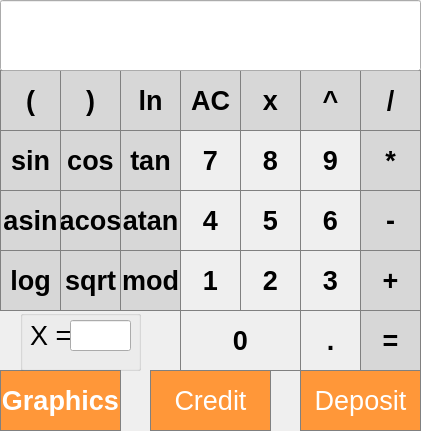
<?xml version="1.0" encoding="UTF-8"?>
<ui version="4.0">
 <class>MainWindow</class>
 <widget class="QMainWindow" name="MainWindow">
  <property name="geometry">
   <rect>
    <x>0</x>
    <y>0</y>
    <width>421</width>
    <height>431</height>
   </rect>
  </property>
  <property name="windowTitle">
   <string>MainWindow</string>
  </property>
  <widget class="QWidget" name="centralwidget">
   <widget class="QPushButton" name="pushButton_divide">
    <property name="geometry">
     <rect>
      <x>360</x>
      <y>70</y>
      <width>61</width>
      <height>61</height>
     </rect>
    </property>
    <property name="font">
     <font>
      <pointsize>20</pointsize>
      <bold>true</bold>
     </font>
    </property>
    <property name="styleSheet">
     <string notr="true">QPushButton {
  background-color: rgb(215, 215, 215);
  border: 1px solid gray;
}
QPushButton:pressed {
    background-color: qlineargradient(x1: 0, y1: 0, x2: 0, y2: 1,
                                      stop: 0 #BEBEBE, stop: 1 #D7D7D7);
}</string>
    </property>
    <property name="text">
     <string>/</string>
    </property>
   </widget>
   <widget class="QPushButton" name="pushButton_mult">
    <property name="geometry">
     <rect>
      <x>360</x>
      <y>130</y>
      <width>61</width>
      <height>61</height>
     </rect>
    </property>
    <property name="font">
     <font>
      <pointsize>20</pointsize>
      <bold>true</bold>
     </font>
    </property>
    <property name="styleSheet">
     <string notr="true">QPushButton {
  background-color: rgb(215, 215, 215);
  border: 1px solid gray;
}
QPushButton:pressed {
    background-color: qlineargradient(x1: 0, y1: 0, x2: 0, y2: 1,
                                      stop: 0 #BEBEBE, stop: 1 #D7D7D7);
}</string>
    </property>
    <property name="text">
     <string>*</string>
    </property>
   </widget>
   <widget class="QPushButton" name="pushButton_sub">
    <property name="geometry">
     <rect>
      <x>360</x>
      <y>190</y>
      <width>61</width>
      <height>61</height>
     </rect>
    </property>
    <property name="font">
     <font>
      <pointsize>20</pointsize>
      <bold>true</bold>
     </font>
    </property>
    <property name="styleSheet">
     <string notr="true">QPushButton {
  background-color: rgb(215, 215, 215);
  border: 1px solid gray;
}
QPushButton:pressed {
    background-color: qlineargradient(x1: 0, y1: 0, x2: 0, y2: 1,
                                      stop: 0 #BEBEBE, stop: 1 #D7D7D7);
}</string>
    </property>
    <property name="text">
     <string>-</string>
    </property>
   </widget>
   <widget class="QPushButton" name="pushButton_add">
    <property name="geometry">
     <rect>
      <x>360</x>
      <y>250</y>
      <width>61</width>
      <height>61</height>
     </rect>
    </property>
    <property name="font">
     <font>
      <pointsize>20</pointsize>
      <bold>true</bold>
     </font>
    </property>
    <property name="styleSheet">
     <string notr="true">QPushButton {
  background-color: rgb(215, 215, 215);
  border: 1px solid gray;
}
QPushButton:pressed {
    background-color: qlineargradient(x1: 0, y1: 0, x2: 0, y2: 1,
                                      stop: 0 #BEBEBE, stop: 1 #D7D7D7);
}</string>
    </property>
    <property name="text">
     <string>+</string>
    </property>
   </widget>
   <widget class="QPushButton" name="pushButton_equal">
    <property name="geometry">
     <rect>
      <x>360</x>
      <y>310</y>
      <width>61</width>
      <height>61</height>
     </rect>
    </property>
    <property name="font">
     <font>
      <pointsize>20</pointsize>
      <bold>true</bold>
     </font>
    </property>
    <property name="styleSheet">
     <string notr="true">QPushButton {
  background-color: rgb(215, 215, 215);
  border: 1px solid gray;
}
QPushButton:pressed {
    background-color: qlineargradient(x1: 0, y1: 0, x2: 0, y2: 1,
                                      stop: 0 #BEBEBE, stop: 1 #D7D7D7);
}</string>
    </property>
    <property name="text">
     <string>=</string>
    </property>
   </widget>
   <widget class="QPushButton" name="pushButton_9">
    <property name="geometry">
     <rect>
      <x>300</x>
      <y>130</y>
      <width>61</width>
      <height>61</height>
     </rect>
    </property>
    <property name="font">
     <font>
      <pointsize>20</pointsize>
      <bold>true</bold>
     </font>
    </property>
    <property name="styleSheet">
     <string notr="true">QPushButton {
   border: 1px solid gray;
}
QPushButton:pressed {
    background-color: qlineargradient(x1: 0, y1: 0, x2: 0, y2: 1,
                                      stop: 0 #dadbde, stop: 1 #f6f7fa);
}</string>
    </property>
    <property name="text">
     <string>9</string>
    </property>
   </widget>
   <widget class="QPushButton" name="pushButton_3">
    <property name="geometry">
     <rect>
      <x>300</x>
      <y>250</y>
      <width>61</width>
      <height>61</height>
     </rect>
    </property>
    <property name="font">
     <font>
      <pointsize>20</pointsize>
      <bold>true</bold>
     </font>
    </property>
    <property name="styleSheet">
     <string notr="true">QPushButton {
   border: 1px solid gray;
}
QPushButton:pressed {
    background-color: qlineargradient(x1: 0, y1: 0, x2: 0, y2: 1,
                                      stop: 0 #dadbde, stop: 1 #f6f7fa);
}</string>
    </property>
    <property name="text">
     <string>3</string>
    </property>
   </widget>
   <widget class="QPushButton" name="pushButton_dot">
    <property name="geometry">
     <rect>
      <x>300</x>
      <y>310</y>
      <width>61</width>
      <height>61</height>
     </rect>
    </property>
    <property name="font">
     <font>
      <pointsize>20</pointsize>
      <bold>true</bold>
     </font>
    </property>
    <property name="styleSheet">
     <string notr="true">QPushButton {
   border: 1px solid gray;
}
QPushButton:pressed {
    background-color: qlineargradient(x1: 0, y1: 0, x2: 0, y2: 1,
                                      stop: 0 #dadbde, stop: 1 #f6f7fa);
}</string>
    </property>
    <property name="text">
     <string>.</string>
    </property>
   </widget>
   <widget class="QPushButton" name="pushButton_6">
    <property name="geometry">
     <rect>
      <x>300</x>
      <y>190</y>
      <width>61</width>
      <height>61</height>
     </rect>
    </property>
    <property name="font">
     <font>
      <pointsize>20</pointsize>
      <bold>true</bold>
     </font>
    </property>
    <property name="styleSheet">
     <string notr="true">QPushButton {
   border: 1px solid gray;
}
QPushButton:pressed {
    background-color: qlineargradient(x1: 0, y1: 0, x2: 0, y2: 1,
                                      stop: 0 #dadbde, stop: 1 #f6f7fa);
}</string>
    </property>
    <property name="text">
     <string>6</string>
    </property>
   </widget>
   <widget class="QPushButton" name="pushButton_8">
    <property name="geometry">
     <rect>
      <x>240</x>
      <y>130</y>
      <width>61</width>
      <height>61</height>
     </rect>
    </property>
    <property name="font">
     <font>
      <pointsize>20</pointsize>
      <bold>true</bold>
     </font>
    </property>
    <property name="styleSheet">
     <string notr="true">QPushButton {
   border: 1px solid gray;
}
QPushButton:pressed {
    background-color: qlineargradient(x1: 0, y1: 0, x2: 0, y2: 1,
                                      stop: 0 #dadbde, stop: 1 #f6f7fa);
}</string>
    </property>
    <property name="text">
     <string>8</string>
    </property>
   </widget>
   <widget class="QPushButton" name="pushButton_exp">
    <property name="geometry">
     <rect>
      <x>300</x>
      <y>70</y>
      <width>61</width>
      <height>61</height>
     </rect>
    </property>
    <property name="font">
     <font>
      <pointsize>20</pointsize>
      <bold>true</bold>
     </font>
    </property>
    <property name="styleSheet">
     <string notr="true">QPushButton {
  background-color: rgb(215, 215, 215);
  border: 1px solid gray;
}
QPushButton:pressed {
    background-color: qlineargradient(x1: 0, y1: 0, x2: 0, y2: 1,
                                      stop: 0 #BEBEBE, stop: 1 #D7D7D7);
}</string>
    </property>
    <property name="text">
     <string>^</string>
    </property>
   </widget>
   <widget class="QPushButton" name="pushButton_5">
    <property name="geometry">
     <rect>
      <x>240</x>
      <y>190</y>
      <width>61</width>
      <height>61</height>
     </rect>
    </property>
    <property name="font">
     <font>
      <pointsize>20</pointsize>
      <bold>true</bold>
     </font>
    </property>
    <property name="styleSheet">
     <string notr="true">QPushButton {
   border: 1px solid gray;
}
QPushButton:pressed {
    background-color: qlineargradient(x1: 0, y1: 0, x2: 0, y2: 1,
                                      stop: 0 #dadbde, stop: 1 #f6f7fa);
}</string>
    </property>
    <property name="text">
     <string>5</string>
    </property>
   </widget>
   <widget class="QPushButton" name="pushButton_2">
    <property name="geometry">
     <rect>
      <x>240</x>
      <y>250</y>
      <width>61</width>
      <height>61</height>
     </rect>
    </property>
    <property name="font">
     <font>
      <pointsize>20</pointsize>
      <bold>true</bold>
     </font>
    </property>
    <property name="styleSheet">
     <string notr="true">QPushButton {
   border: 1px solid gray;
}
QPushButton:pressed {
    background-color: qlineargradient(x1: 0, y1: 0, x2: 0, y2: 1,
                                      stop: 0 #dadbde, stop: 1 #f6f7fa);
}</string>
    </property>
    <property name="text">
     <string>2</string>
    </property>
   </widget>
   <widget class="QPushButton" name="pushButton_4">
    <property name="geometry">
     <rect>
      <x>180</x>
      <y>190</y>
      <width>61</width>
      <height>61</height>
     </rect>
    </property>
    <property name="font">
     <font>
      <pointsize>20</pointsize>
      <bold>true</bold>
     </font>
    </property>
    <property name="styleSheet">
     <string notr="true">QPushButton {
   border: 1px solid gray;
}
QPushButton:pressed {
    background-color: qlineargradient(x1: 0, y1: 0, x2: 0, y2: 1,
                                      stop: 0 #dadbde, stop: 1 #f6f7fa);
}</string>
    </property>
    <property name="text">
     <string>4</string>
    </property>
   </widget>
   <widget class="QPushButton" name="pushButton_7">
    <property name="geometry">
     <rect>
      <x>180</x>
      <y>130</y>
      <width>61</width>
      <height>61</height>
     </rect>
    </property>
    <property name="font">
     <font>
      <pointsize>20</pointsize>
      <bold>true</bold>
     </font>
    </property>
    <property name="styleSheet">
     <string notr="true">QPushButton {
   border: 1px solid gray;
}
QPushButton:pressed {
    background-color: qlineargradient(x1: 0, y1: 0, x2: 0, y2: 1,
                                      stop: 0 #dadbde, stop: 1 #f6f7fa);
}</string>
    </property>
    <property name="text">
     <string>7</string>
    </property>
   </widget>
   <widget class="QPushButton" name="pushButton_1">
    <property name="geometry">
     <rect>
      <x>180</x>
      <y>250</y>
      <width>61</width>
      <height>61</height>
     </rect>
    </property>
    <property name="font">
     <font>
      <pointsize>20</pointsize>
      <bold>true</bold>
     </font>
    </property>
    <property name="styleSheet">
     <string notr="true">QPushButton {
   border: 1px solid gray;
}
QPushButton:pressed {
    background-color: qlineargradient(x1: 0, y1: 0, x2: 0, y2: 1,
                                      stop: 0 #dadbde, stop: 1 #f6f7fa);
}</string>
    </property>
    <property name="text">
     <string>1</string>
    </property>
    <property name="autoExclusive">
     <bool>false</bool>
    </property>
   </widget>
   <widget class="QPushButton" name="pushButton_AC">
    <property name="geometry">
     <rect>
      <x>180</x>
      <y>70</y>
      <width>61</width>
      <height>61</height>
     </rect>
    </property>
    <property name="font">
     <font>
      <pointsize>20</pointsize>
      <bold>true</bold>
     </font>
    </property>
    <property name="styleSheet">
     <string notr="true">QPushButton {
  background-color: rgb(215, 215, 215);
  border: 1px solid gray;
}
QPushButton:pressed {
    background-color: qlineargradient(x1: 0, y1: 0, x2: 0, y2: 1,
                                      stop: 0 #BEBEBE, stop: 1 #D7D7D7);
}</string>
    </property>
    <property name="text">
     <string>AC</string>
    </property>
   </widget>
   <widget class="QPushButton" name="pushButton_0">
    <property name="geometry">
     <rect>
      <x>180</x>
      <y>310</y>
      <width>121</width>
      <height>61</height>
     </rect>
    </property>
    <property name="font">
     <font>
      <pointsize>20</pointsize>
      <bold>true</bold>
     </font>
    </property>
    <property name="styleSheet">
     <string notr="true">QPushButton {
   border: 1px solid gray;
}
QPushButton:pressed {
    background-color: qlineargradient(x1: 0, y1: 0, x2: 0, y2: 1,
                                      stop: 0 #dadbde, stop: 1 #f6f7fa);
}</string>
    </property>
    <property name="text">
     <string>0</string>
    </property>
   </widget>
   <widget class="QPushButton" name="pushButton_Graphics">
    <property name="geometry">
     <rect>
      <x>0</x>
      <y>370</y>
      <width>121</width>
      <height>61</height>
     </rect>
    </property>
    <property name="font">
     <font>
      <pointsize>20</pointsize>
      <bold>true</bold>
     </font>
    </property>
    <property name="styleSheet">
     <string notr="true">QPushButton {
  background-color: rgb(255, 151, 57);
  color: white; 
  border: 1px solid gray;
}

QPushButton:pressed {
    background-color: qlineargradient(x1: 0, y1: 0, x2: 0, y2: 1,
                                      stop: 0 #FF7832, stop: 1 #FF9739);
}</string>
    </property>
    <property name="text">
     <string>Graphics</string>
    </property>
   </widget>
   <widget class="QPushButton" name="pushButton_X">
    <property name="geometry">
     <rect>
      <x>240</x>
      <y>70</y>
      <width>61</width>
      <height>61</height>
     </rect>
    </property>
    <property name="font">
     <font>
      <pointsize>20</pointsize>
      <bold>true</bold>
     </font>
    </property>
    <property name="styleSheet">
     <string notr="true">QPushButton {
  background-color: rgb(215, 215, 215);
  border: 1px solid gray;
}
QPushButton:pressed {
    background-color: qlineargradient(x1: 0, y1: 0, x2: 0, y2: 1,
                                      stop: 0 #BEBEBE, stop: 1 #D7D7D7);
}</string>
    </property>
    <property name="text">
     <string>x</string>
    </property>
   </widget>
   <widget class="QPushButton" name="pushButton_MOD">
    <property name="geometry">
     <rect>
      <x>120</x>
      <y>250</y>
      <width>61</width>
      <height>61</height>
     </rect>
    </property>
    <property name="font">
     <font>
      <pointsize>20</pointsize>
      <bold>true</bold>
     </font>
    </property>
    <property name="styleSheet">
     <string notr="true">QPushButton {
  background-color: rgb(215, 215, 215);
  border: 1px solid gray;
}
QPushButton:pressed {
    background-color: qlineargradient(x1: 0, y1: 0, x2: 0, y2: 1,
                                      stop: 0 #BEBEBE, stop: 1 #D7D7D7);
}</string>
    </property>
    <property name="text">
     <string>mod</string>
    </property>
   </widget>
   <widget class="QPushButton" name="pushButton_ATAN">
    <property name="geometry">
     <rect>
      <x>120</x>
      <y>190</y>
      <width>61</width>
      <height>61</height>
     </rect>
    </property>
    <property name="font">
     <font>
      <pointsize>20</pointsize>
      <bold>true</bold>
     </font>
    </property>
    <property name="styleSheet">
     <string notr="true">QPushButton {
  background-color: rgb(215, 215, 215);
  border: 1px solid gray;
}
QPushButton:pressed {
    background-color: qlineargradient(x1: 0, y1: 0, x2: 0, y2: 1,
                                      stop: 0 #BEBEBE, stop: 1 #D7D7D7);
}</string>
    </property>
    <property name="text">
     <string>atan</string>
    </property>
   </widget>
   <widget class="QPushButton" name="pushButton_TAN">
    <property name="geometry">
     <rect>
      <x>120</x>
      <y>130</y>
      <width>61</width>
      <height>61</height>
     </rect>
    </property>
    <property name="font">
     <font>
      <pointsize>20</pointsize>
      <bold>true</bold>
     </font>
    </property>
    <property name="styleSheet">
     <string notr="true">QPushButton {
  background-color: rgb(215, 215, 215);
  border: 1px solid gray;
}
QPushButton:pressed {
    background-color: qlineargradient(x1: 0, y1: 0, x2: 0, y2: 1,
                                      stop: 0 #BEBEBE, stop: 1 #D7D7D7);
}</string>
    </property>
    <property name="text">
     <string>tan</string>
    </property>
   </widget>
   <widget class="QPushButton" name="pushButton_close_bracket">
    <property name="geometry">
     <rect>
      <x>60</x>
      <y>70</y>
      <width>61</width>
      <height>61</height>
     </rect>
    </property>
    <property name="font">
     <font>
      <pointsize>20</pointsize>
      <bold>true</bold>
     </font>
    </property>
    <property name="styleSheet">
     <string notr="true">QPushButton {
  background-color: rgb(215, 215, 215);
  border: 1px solid gray;
}
QPushButton:pressed {
    background-color: qlineargradient(x1: 0, y1: 0, x2: 0, y2: 1,
                                      stop: 0 #BEBEBE, stop: 1 #D7D7D7);
}</string>
    </property>
    <property name="text">
     <string>)</string>
    </property>
   </widget>
   <widget class="QPushButton" name="pushButton_SQRT">
    <property name="geometry">
     <rect>
      <x>60</x>
      <y>250</y>
      <width>61</width>
      <height>61</height>
     </rect>
    </property>
    <property name="font">
     <font>
      <pointsize>20</pointsize>
      <bold>true</bold>
     </font>
    </property>
    <property name="styleSheet">
     <string notr="true">QPushButton {
  background-color: rgb(215, 215, 215);
  border: 1px solid gray;
}
QPushButton:pressed {
    background-color: qlineargradient(x1: 0, y1: 0, x2: 0, y2: 1,
                                      stop: 0 #BEBEBE, stop: 1 #D7D7D7);
}</string>
    </property>
    <property name="text">
     <string>sqrt</string>
    </property>
   </widget>
   <widget class="QPushButton" name="pushButton_ACOS">
    <property name="geometry">
     <rect>
      <x>60</x>
      <y>190</y>
      <width>61</width>
      <height>61</height>
     </rect>
    </property>
    <property name="font">
     <font>
      <pointsize>20</pointsize>
      <bold>true</bold>
     </font>
    </property>
    <property name="styleSheet">
     <string notr="true">QPushButton {
  background-color: rgb(215, 215, 215);
  border: 1px solid gray;
}
QPushButton:pressed {
    background-color: qlineargradient(x1: 0, y1: 0, x2: 0, y2: 1,
                                      stop: 0 #BEBEBE, stop: 1 #D7D7D7);
}</string>
    </property>
    <property name="text">
     <string>acos</string>
    </property>
   </widget>
   <widget class="QPushButton" name="pushButton_COS">
    <property name="geometry">
     <rect>
      <x>60</x>
      <y>130</y>
      <width>61</width>
      <height>61</height>
     </rect>
    </property>
    <property name="font">
     <font>
      <pointsize>20</pointsize>
      <bold>true</bold>
     </font>
    </property>
    <property name="styleSheet">
     <string notr="true">QPushButton {
  background-color: rgb(215, 215, 215);
  border: 1px solid gray;
}
QPushButton:pressed {
    background-color: qlineargradient(x1: 0, y1: 0, x2: 0, y2: 1,
                                      stop: 0 #BEBEBE, stop: 1 #D7D7D7);
}</string>
    </property>
    <property name="text">
     <string>cos</string>
    </property>
   </widget>
   <widget class="QPushButton" name="pushButton_open_bracket">
    <property name="geometry">
     <rect>
      <x>0</x>
      <y>70</y>
      <width>61</width>
      <height>61</height>
     </rect>
    </property>
    <property name="font">
     <font>
      <pointsize>20</pointsize>
      <bold>true</bold>
     </font>
    </property>
    <property name="styleSheet">
     <string notr="true">QPushButton {
  background-color: rgb(215, 215, 215);
  border: 1px solid gray;
}
QPushButton:pressed {
    background-color: qlineargradient(x1: 0, y1: 0, x2: 0, y2: 1,
                                      stop: 0 #BEBEBE, stop: 1 #D7D7D7);
}</string>
    </property>
    <property name="text">
     <string>(</string>
    </property>
   </widget>
   <widget class="QPushButton" name="pushButton_ASIN">
    <property name="geometry">
     <rect>
      <x>0</x>
      <y>190</y>
      <width>61</width>
      <height>61</height>
     </rect>
    </property>
    <property name="font">
     <font>
      <pointsize>20</pointsize>
      <bold>true</bold>
     </font>
    </property>
    <property name="styleSheet">
     <string notr="true">QPushButton {
  background-color: rgb(215, 215, 215);
  border: 1px solid gray;
}
QPushButton:pressed {
    background-color: qlineargradient(x1: 0, y1: 0, x2: 0, y2: 1,
                                      stop: 0 #BEBEBE, stop: 1 #D7D7D7);
}</string>
    </property>
    <property name="text">
     <string>asin</string>
    </property>
   </widget>
   <widget class="QPushButton" name="pushButton_LOG">
    <property name="geometry">
     <rect>
      <x>0</x>
      <y>250</y>
      <width>61</width>
      <height>61</height>
     </rect>
    </property>
    <property name="font">
     <font>
      <pointsize>20</pointsize>
      <bold>true</bold>
     </font>
    </property>
    <property name="styleSheet">
     <string notr="true">QPushButton {
  background-color: rgb(215, 215, 215);
  border: 1px solid gray;
}
QPushButton:pressed {
    background-color: qlineargradient(x1: 0, y1: 0, x2: 0, y2: 1,
                                      stop: 0 #BEBEBE, stop: 1 #D7D7D7);
}</string>
    </property>
    <property name="text">
     <string>log</string>
    </property>
   </widget>
   <widget class="QPushButton" name="pushButton_SIN">
    <property name="geometry">
     <rect>
      <x>0</x>
      <y>130</y>
      <width>61</width>
      <height>61</height>
     </rect>
    </property>
    <property name="font">
     <font>
      <pointsize>20</pointsize>
      <bold>true</bold>
     </font>
    </property>
    <property name="styleSheet">
     <string notr="true">QPushButton {
  background-color: rgb(215, 215, 215);
  border: 1px solid gray;
}
QPushButton:pressed {
    background-color: qlineargradient(x1: 0, y1: 0, x2: 0, y2: 1,
                                      stop: 0 #BEBEBE, stop: 1 #D7D7D7);
}</string>
    </property>
    <property name="text">
     <string>sin</string>
    </property>
   </widget>
   <widget class="QPushButton" name="pushButton_LN">
    <property name="geometry">
     <rect>
      <x>120</x>
      <y>70</y>
      <width>61</width>
      <height>61</height>
     </rect>
    </property>
    <property name="font">
     <font>
      <pointsize>20</pointsize>
      <bold>true</bold>
     </font>
    </property>
    <property name="styleSheet">
     <string notr="true">QPushButton {
  background-color: rgb(215, 215, 215);
  border: 1px solid gray;
}
QPushButton:pressed {
    background-color: qlineargradient(x1: 0, y1: 0, x2: 0, y2: 1,
                                      stop: 0 #BEBEBE, stop: 1 #D7D7D7);
}</string>
    </property>
    <property name="text">
     <string>ln</string>
    </property>
   </widget>
   <widget class="QLineEdit" name="result_label">
    <property name="geometry">
     <rect>
      <x>0</x>
      <y>0</y>
      <width>421</width>
      <height>71</height>
     </rect>
    </property>
    <property name="font">
     <font>
      <pointsize>20</pointsize>
     </font>
    </property>
    <property name="styleSheet">
     <string notr="true">QLabel {
  qproperty-alignment: 'AlignVCenter | AlignRight';
  border: 1px solid gray;
}

background-color : white;</string>
    </property>
    <property name="text">
     <string/>
    </property>
    <property name="echoMode">
     <enum>QLineEdit::Normal</enum>
    </property>
    <property name="alignment">
     <set>Qt::AlignRight|Qt::AlignTrailing|Qt::AlignVCenter</set>
    </property>
   </widget>
   <widget class="QGroupBox" name="groupBox">
    <property name="enabled">
     <bool>true</bool>
    </property>
    <property name="geometry">
     <rect>
      <x>20</x>
      <y>310</y>
      <width>121</width>
      <height>61</height>
     </rect>
    </property>
    <property name="sizePolicy">
     <sizepolicy hsizetype="Preferred" vsizetype="Preferred">
      <horstretch>0</horstretch>
      <verstretch>0</verstretch>
     </sizepolicy>
    </property>
    <property name="layoutDirection">
     <enum>Qt::RightToLeft</enum>
    </property>
    <property name="styleSheet">
     <string notr="true">QPushButton {
   border: 1px solid gray;
}
QPushButton:pressed {
    background-color: qlineargradient(x1: 0, y1: 0, x2: 0, y2: 1,
                                      stop: 0 #dadbde, stop: 1 #f6f7fa);
}</string>
    </property>
    <property name="title">
     <string/>
    </property>
    <widget class="QLabel" name="label">
     <property name="geometry">
      <rect>
       <x>10</x>
       <y>10</y>
       <width>41</width>
       <height>31</height>
      </rect>
     </property>
     <property name="font">
      <font>
       <pointsize>20</pointsize>
      </font>
     </property>
     <property name="text">
      <string>X = </string>
     </property>
    </widget>
    <widget class="QLineEdit" name="value_of_x">
     <property name="geometry">
      <rect>
       <x>50</x>
       <y>10</y>
       <width>61</width>
       <height>31</height>
      </rect>
     </property>
     <property name="font">
      <font>
       <pointsize>20</pointsize>
      </font>
     </property>
     <property name="layoutDirection">
      <enum>Qt::LeftToRight</enum>
     </property>
     <property name="alignment">
      <set>Qt::AlignLeading|Qt::AlignLeft|Qt::AlignVCenter</set>
     </property>
    </widget>
   </widget>
   <widget class="QPushButton" name="pushButton_credit">
    <property name="geometry">
     <rect>
      <x>150</x>
      <y>370</y>
      <width>121</width>
      <height>61</height>
     </rect>
    </property>
    <property name="font">
     <font>
      <pointsize>20</pointsize>
     </font>
    </property>
    <property name="styleSheet">
     <string notr="true">QPushButton {
  background-color: rgb(255, 151, 57);
  color: white; 
  border: 1px solid gray;
}

QPushButton:pressed {
    background-color: qlineargradient(x1: 0, y1: 0, x2: 0, y2: 1,
                                      stop: 0 #FF7832, stop: 1 #FF9739);
}</string>
    </property>
    <property name="text">
     <string>Credit</string>
    </property>
   </widget>
   <widget class="QPushButton" name="pushButton_deposit">
    <property name="geometry">
     <rect>
      <x>300</x>
      <y>370</y>
      <width>121</width>
      <height>61</height>
     </rect>
    </property>
    <property name="font">
     <font>
      <pointsize>20</pointsize>
     </font>
    </property>
    <property name="styleSheet">
     <string notr="true">QPushButton {
  background-color: rgb(255, 151, 57);
  color: white; 
  border: 1px solid gray;
}

QPushButton:pressed {
    background-color: qlineargradient(x1: 0, y1: 0, x2: 0, y2: 1,
                                      stop: 0 #FF7832, stop: 1 #FF9739);
}</string>
    </property>
    <property name="text">
     <string>Deposit</string>
    </property>
   </widget>
  </widget>
 </widget>
 <resources/>
 <connections/>
</ui>
